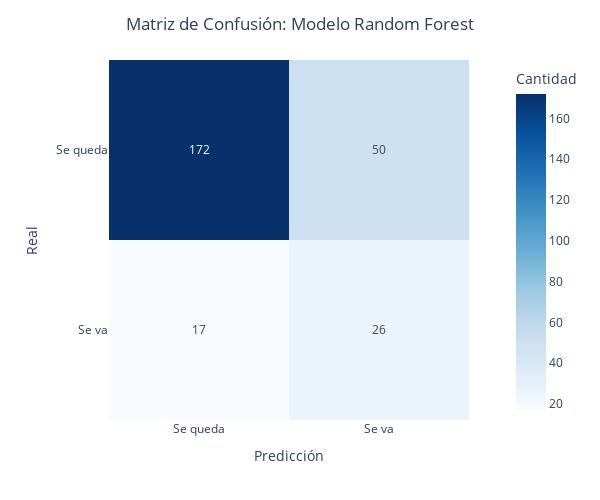

Notebook code for this chart:
### Markdown cell above
A estás métricas se le puede aplicar el mismo analisis del modelo anterior. Incluso estas son peores. Pensando que entrenar el modelo con menos ruido, iba a mejorar los resultados, ha pasado lo contrario. Random Forest suele apoyarse en todas las variables, aunque estas no sean muy importantes. Al entrenar el modelo con 15 variables, he eliminado señales, que por débiles que fueran, ayudaban al modelo a diferenciar mejor. En datasets pequeños y con datos que generan ruido, es mejor mantener todo el conjunto de datos.

### Code cell
gr = show_confusion_matrix(y_test, pred, 'Random Forest')
gr

### Figure 1 — Plotly figure (JSON) as saved in the notebook; plotly's stock layout.template omitted (floating-point values rounded to 4 significant figures)
{"data": [{"coloraxis": "coloraxis", "hovertemplate": "Predicción: %{x}<br>Real: %{y}<br>Cantidad: %{z}<extra></extra>", "name": "0", "texttemplate": "%{z}", "type": "heatmap", "x": ["Se queda", "Se va"], "xaxis": "x", "y": ["Se queda", "Se va"], "yaxis": "y", "z": [[172, 50], [17, 26]]}], "layout": {"coloraxis": {"colorbar": {"title": {"text": "Cantidad"}}, "colorscale": [[0, "rgb(247,251,255)"], [0.125, "rgb(222,235,247)"], [0.25, "rgb(198,219,239)"], [0.375, "rgb(158,202,225)"], [0.5, "rgb(107,174,214)"], [0.625, "rgb(66,146,198)"], [0.75, "rgb(33,113,181)"], [0.875, "rgb(8,81,156)"], [1, "rgb(8,48,107)"]]}, "height": 500, "margin": {"t": 60}, "title": {"text": "Matriz de Confusión: Modelo Random Forest", "x": 0.5}, "width": 600, "xaxis": {"anchor": "y", "constrain": "domain", "domain": [0, 1], "scaleanchor": "y", "title": {"text": "Predicción"}}, "yaxis": {"anchor": "x", "autorange": "reversed", "constrain": "domain", "domain": [0, 1], "title": {"text": "Real"}}}}
